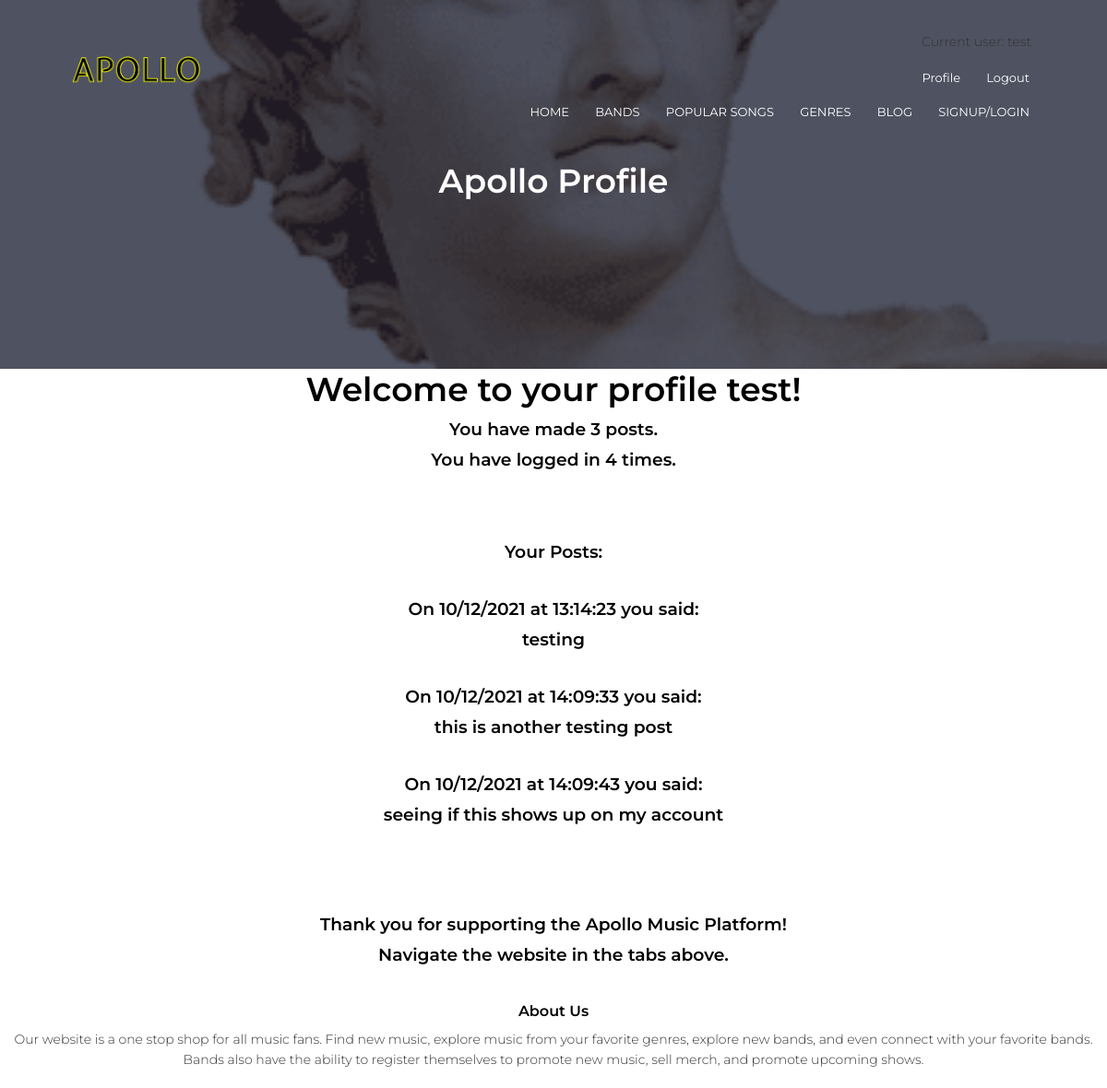
Screenshot of /profile (signed in) with the database file from the repository.
### models.py (models this page shows)
class User(UserMixin, db.Model):
    __tablename__ = 'user'
    id = db.Column(db.Integer, primary_key=True)
    email = db.Column(db.String(100), unique=True)
    password = db.Column(db.String(100))
    name = db.Column(db.String(100))
    account_type = db.Column(db.String(100))
    num_logins = db.Column(db.Integer)
    num_posts = db.Column(db.Integer)

class Blog(db.Model):
    __tablename__ = 'blog'
    id = db.Column(db.Integer, primary_key=True)
    user_id = db.Column(db.Integer)
    date = db.Column(db.String(100))
    time = db.Column(db.String(100))
    post = db.Column(db.String(300))

### main.py (the view)
@main.route('/profile')
def reg_profile():
    return render_template('profile.html', blog=Blog)

### __init__.py (called while the page is built)
def create_app():
    app = Flask(__name__)
    app.config['SECRET_KEY'] = 'secret-key-goes-here'
    app.config['SQLALCHEMY_DATABASE_URI'] = 'sqlite:///db.sqlite'
    db.init_app(app)
    from .auth import auth as auth_blueprint
    app.register_blueprint(auth_blueprint)
    from .main import main as main_blueprint
    app.register_blueprint(main_blueprint)
    login_manager = LoginManager()
    login_manager.login_view = 'auth.login'
    login_manager.init_app(app)
    from .models import User
    @login_manager.user_loader
    def load_user(id):
        if User.query.get(int(id)):
            return User.query.get(int(id))
    with app.app_context():
        db.create_all()
        db.session.commit()
    return app

### templates/profile.html (shortened to what this page needs)
{% extends "header.html" %}
	{% block title %} Apollo Profile {% endblock %}
{% block content %}
<section>
	{% if current_user.is_authenticated %}
		<h1 class="title" style="text-align: center"> Welcome to your profile {{ current_user.name }}!</h1>
		<h3>You have made {{ current_user.num_posts }} posts.</h3>
		<h3>You have logged in {{ current_user.num_logins }} times.</h3>
		<br><br><br>
		{% if current_user.num_posts > 0 %}
			<h3>Your Posts:</h3>
			<br>
			{% for post in blog.query.filter_by(user_id=current_user.id) %}
				<h3>On {{ post.date }} at {{ post.time }} you said:</h3>
				<h3>{{ post.post }}</h3>
				<br>
			{% endfor %}
		{% endif%}
		<br><br><br>
		<h3>Thank you for supporting the Apollo Music Platform!</h3>
		<h3>Navigate the website in the tabs above.</h3>
	{% endif %}
</section>
{% endblock %}

### templates/header.html (shortened to what this page needs)
<!DOCTYPE html>
<html>
<head>
    <link rel="stylesheet" href="https://stackpath.bootstrapcdn.com/font-awesome/4.7.0/css/font-awesome.min.css">
    <section class="sub-header">
        <nav>
            <a href="{{ url_for('main.index') }}"><img src="{{ url_for('static', filename='images/logo.png') }}" width="100" heigth="40" ></a>
            <div class="nav-links" id="navLinks">
            {% if current_user.is_authenticated %}
                <p>Current user: {{current_user.name }}</p>
                <ul>
                    <li><a href="{{ url_for('main.reg_profile') }}">Profile</a></li>
                    <li><a href="{{ url_for('auth.logout') }}">Logout</a></li>
                </ul>
            {% endif %}
                <ul>
                    <li><a href="{{ url_for('main.index') }}">HOME</a></li>
                    <li><a href="{{ url_for('main.bands') }}">BANDS</a></li>
                    <li><a href="{{ url_for('main.popular') }}">POPULAR SONGS</a></li>
                    <li><a href="{{ url_for('main.genres') }}">GENRES</a></li>
                    <li><a href="{{ url_for('main.blog') }}">BLOG</a></li>
                    <li><a href="{{ url_for('main.singup_login_redir') }}">SIGNUP/LOGIN</a></li>
                </ul>
            </div>
        </nav>
        <h1>{% block title %} {% endblock %}</h1>
    </section>
</head>
<body>
    {% block content %} {% endblock %}
<section class="footer">
    <h4>About Us</h4>
    <p>Our website is a one stop shop for all music fans. Find new music, explore music from your favorite genres, explore new bands, and even connect with your favorite bands. Bands also have the ability to register themselves to promote new music, sell merch, and promote upcoming shows.</p>
</section>
</body>
</html>

### rows the page displays
User: name "test", num_posts "3", num_logins "4"
Blog: date "10/12/2021", time "13:14:23", post "testing"
Blog: date "10/12/2021", time "14:09:33", post "this is another testing post"
Blog: date "10/12/2021", time "14:09:43", post "seeing if this shows up on my account"
